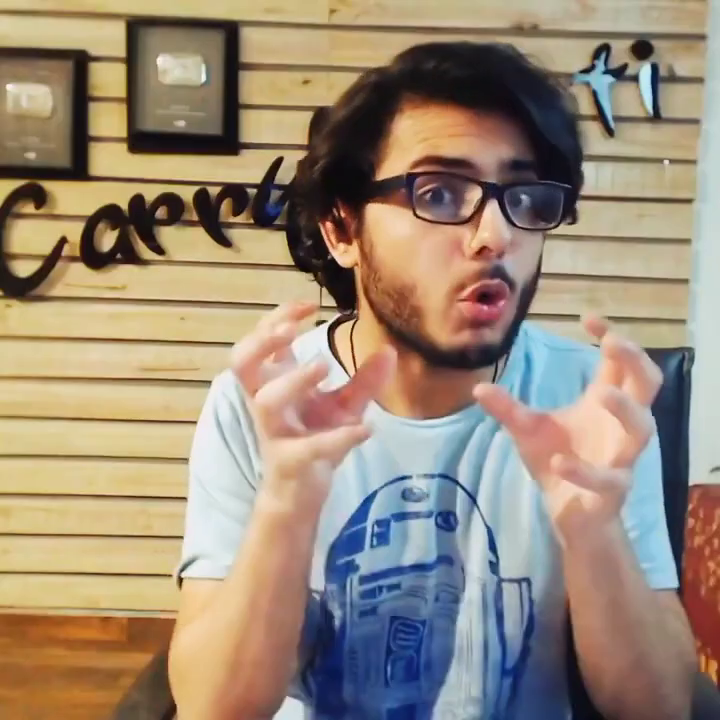
#> input picture frame 10 of Videoes/carry.mp4, 720 x 720 px
$ python readvideo3.py
#> lines starting #> are read from the running program, lines starting #| are printed output that depends on the picture
#> further down, frame is the input picture: shape (720, 720, 3); mean B, G, R 119.5, 138.3, 155.3
import cv2 as cv

def rescaleFrame(frame, scale=0.95):
    # Works for images, videos, and live video
#> called with scale = 0.2
    width = int(frame.shape[1] * scale)
#> width = 144
    height = int(frame.shape[0] * scale)
#> height = 144
    dimensions = (width, height)
#> dimensions = (144, 144)
    return cv.resize(frame, dimensions, interpolation=cv.INTER_AREA)
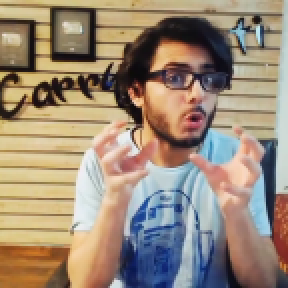
#> returned value: shape (144, 144, 3) (shown 2 times larger); mean of channels 0, 1, 2 119.5, 138.3, 155.3; drawn as B, G, R

capture = cv.VideoCapture('D:/OPEN CV/Open_CV/Videoes/carry.mp4')

if not capture.isOpened():
    print("Error: Could not open video.")
    exit()

while True:
    isTrue, frame = capture.read()

    if not isTrue:
        print("Error: Could not read your.")
        break

    frame_resized = rescaleFrame(frame, scale=0.2)

    cv.imshow('Video', frame)
    cv.imshow('Video Resized', frame_resized)

    if cv.waitKey(20) & 0xFF == ord('d'):
#> (key Esc is pressed here)
        break

capture.release()
cv.destroyAllWindows()

$ run again, starting later in the video
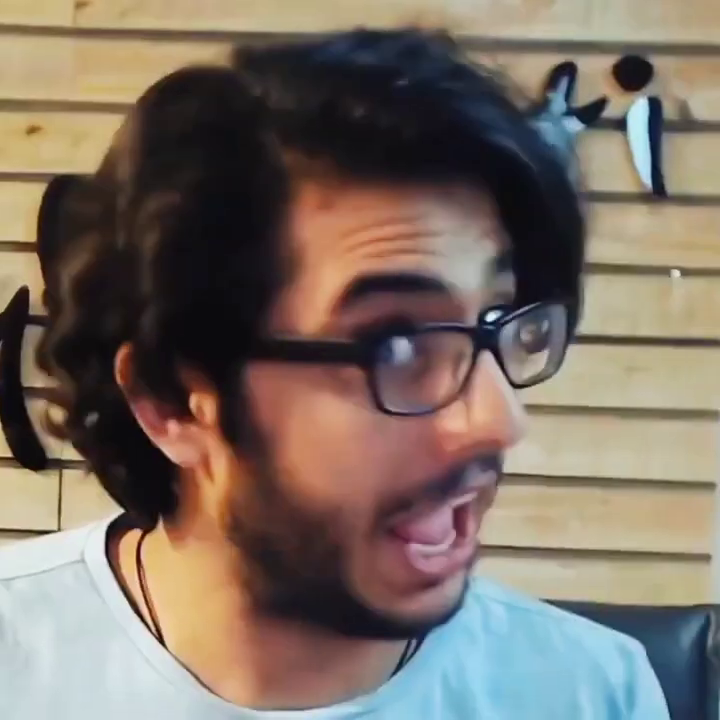
#> input picture frame 46 of Videoes/carry.mp4, 720 x 720 px
#> frame is the input picture: shape (720, 720, 3); mean B, G, R 100.5, 110.6, 123.3
#> in rescaleFrame, `return cv.resize(frame, dimensions, interpolation=cv.INTER_AREA)`:
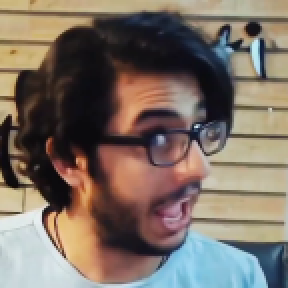
#> returned value: shape (144, 144, 3) (shown 2 times larger); mean of channels 0, 1, 2 100.5, 110.6, 123.3; drawn as B, G, R

$ run again, starting later in the video
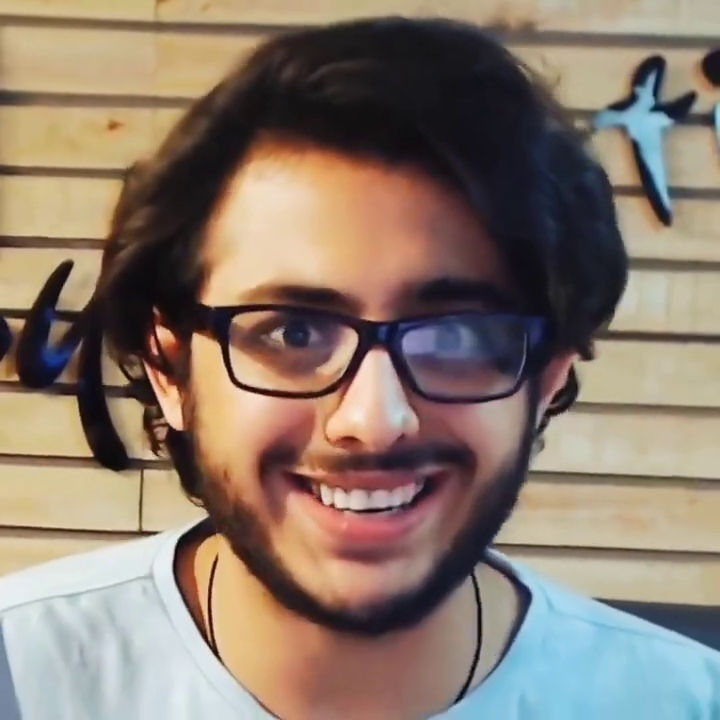
#> input picture frame 83 of Videoes/carry.mp4, 720 x 720 px
#> frame is the input picture: shape (720, 720, 3); mean B, G, R 109.8, 122.7, 138.5
#> in rescaleFrame, `return cv.resize(frame, dimensions, interpolation=cv.INTER_AREA)`:
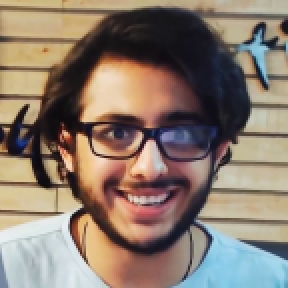
#> returned value: shape (144, 144, 3) (shown 2 times larger); mean of channels 0, 1, 2 109.8, 122.7, 138.5; drawn as B, G, R
